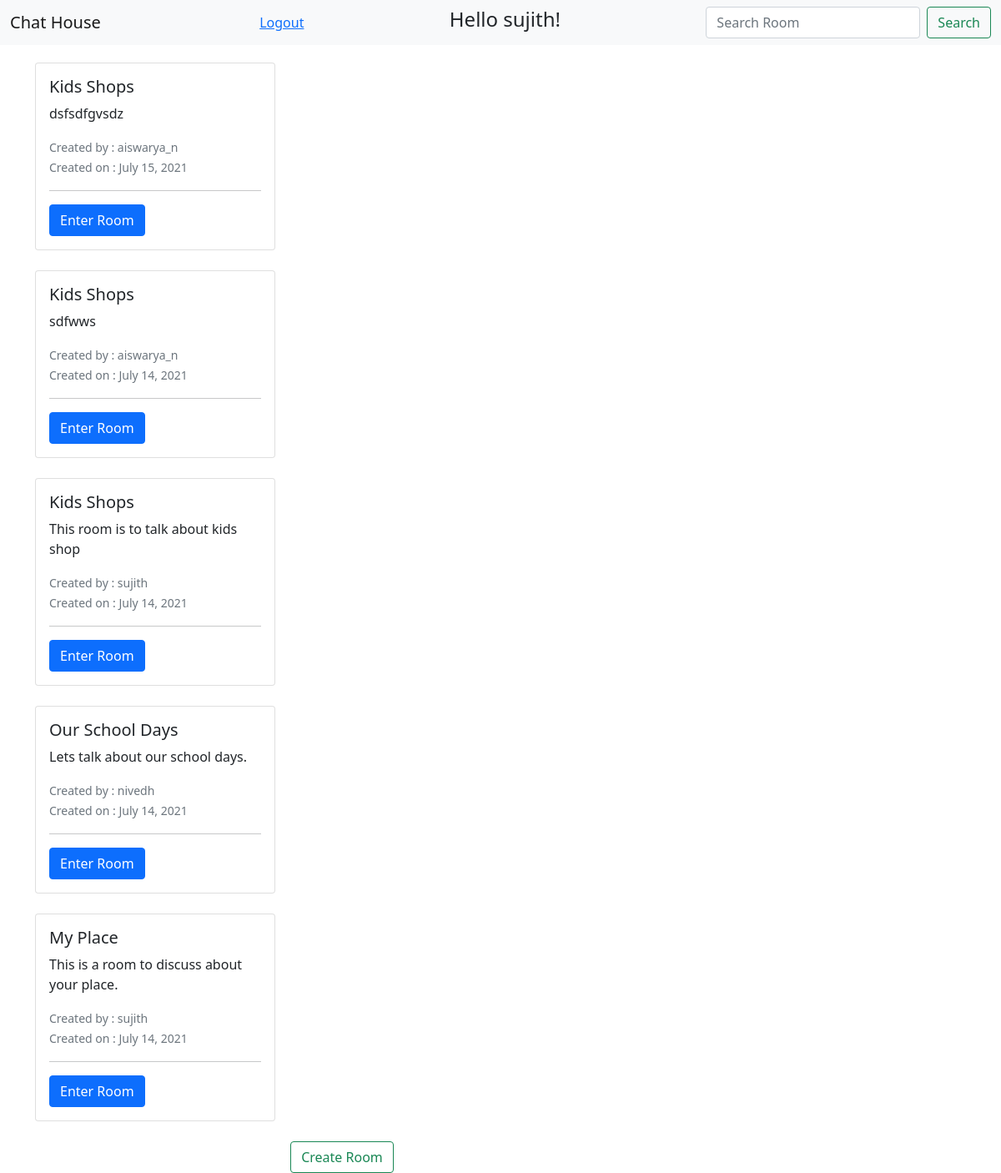
The app's page / (signed in) with its own data.
### chatroom/models.py (models this page shows, shortened)
class Room(models.Model):
    name = models.CharField(max_length=200)
    description = models.TextField()
    date_created = models.DateTimeField(default=timezone.now)
    created_by = models.ForeignKey(User, default="", null="True", blank="True", on_delete=models.CASCADE)

### chatroom/views.py (the view)
# urls.py: path('', views.index, name="room-home"),
def index(request):
    room_details = Room.objects.order_by('-date_created')
    context={'room_details':room_details}
    return render(request, 'chatroom/index.html', context)

### templates/chatroom/index.html
{% extends 'base.html' %}
{% block content %}
  {% for details in room_details %}
<div class="card" style="width: 18rem;">
    <div class="card-body">
      <h5 class="card-title">{{details.name}}</h5>
      <p class="card-text">{{details.description}}</p>
      <small class="text-muted">Created by : {{ details.created_by }}</small><br>
      <small class="text-muted">Created on : {{ details.date_created|date:"F d, Y" }}</small><br><hr>
      <a href="{% url 'chatroom:room-message' details.id %}" class="btn btn-primary">Enter Room</a>
    </div>
</div><br>
  {% endfor %}
<footer class="d-flex justify-content-center">
      <a class="btn btn-outline-success" href="{% url 'chatroom:create-room' request.user.id %}">Create Room</a>
</footer>
{% endblock %}

### templates/base.html (shortened to what this page needs)
<!DOCTYPE html>
<html lang="en">
<head>
    <link href="https://cdn.jsdelivr.net/npm/bootstrap@5.0.2/dist/css/bootstrap.min.css" rel="stylesheet">
</head>
<body>
    <header>
        <nav class="navbar navbar-light bg-light" style="position:fixed; width:100%; top:0; z-index:1;">
            <div class="container-fluid">
              <span class="navbar-brand mb-0 h1">Chat House</span>
              {% if user.is_authenticated %}
              <a href="{% url 'logout' %}">Logout</a>
              <h4>Hello {{user.username}}!</h4>
              <form method="" action="{% url 'chatroom:room-home' %}" class="d-flex">
                <input class="form-control me-2" type="search" placeholder="Search Room" aria-label="Search" name="room-name">
                <button class="btn btn-outline-success" type="submit">Search</button>
              </form>
              {% else %}
              <a href="{% url 'login' %}">Login</a>
              {% endif %}
            </div>
          </nav>
    </header>
    <section>
    <div class="container" style="padding-top: 75px;">
        <div class="row">
            <div class="col-md-8">
              {% block content %}{% endblock %}
            </div>
        </div>
    </div>
</section>
</body>
</html>

### records on screen
Room: name "Kids Shops", description "dsfsdfgvsdz", created_by "aiswarya_n", date_created "July 15, 2021"
Room: name "Kids Shops", description "sdfwws", created_by "aiswarya_n", date_created "July 14, 2021"
Room: name "Kids Shops", description "This room is to talk about kids shop", created_by "sujith", date_created "July 14, 2021"
Room: name "Our School Days", description "Lets talk about our school days.", created_by "nivedh", date_created "July 14, 2021"
Room: name "My Place", description "This is a room to discuss about your place.", created_by "sujith", date_created "July 14, 2021"

### other values on screen
{{ user.username }} "sujith"
